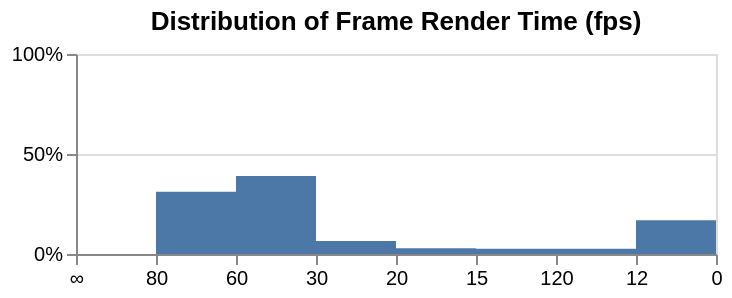

Specify this chart in Vega-Lite:
### Vega specification from a JSON file in a GitHub repository (floating-point values rounded to 4 significant figures)
{"$schema": "https://vega.github.io/schema/vega/v6.json", "description": "A histogram for a data source that provides non-linear bins. Thanks to [@Saba9](https://github.com/Saba9) who helps create this example.", "background": "white", "padding": 5, "height": 100, "title": {"text": "Distribution of Frame Render Time (fps)", "frame": "group"}, "style": "cell", "data": [{"name": "source_0", "values": [{"startTime": "0", "endTime": "8.33", "residency": 0}, {"startTime": "8.33", "endTime": "12.50", "residency": 0}, {"startTime": "12.50", "endTime": "16.67", "residency": 31.17}, {"startTime": "16.67", "endTime": "33.33", "residency": 38.96}, {"startTime": "33.33", "endTime": "50.00", "residency": 6.49}, {"startTime": "50.00", "endTime": "66.67", "residency": 2.9}, {"startTime": "66.67", "endTime": "83.33", "residency": 2.6}, {"startTime": "83.33", "endTime": "∞", "residency": 16.88}]}, {"name": "data_0", "source": "source_0", "transform": [{"type": "stack", "groupby": ["startTime"], "field": "residency", "sort": {"field": [], "order": []}, "as": ["residency_start", "residency_end"], "offset": "zero"}, {"type": "filter", "expr": "isValid(datum[\"residency\"]) && isFinite(+datum[\"residency\"])"}]}], "signals": [{"name": "x_step", "value": 40}, {"name": "width", "update": "bandspace(domain('x').length, 1, 0) * x_step"}], "marks": [{"name": "marks", "type": "rect", "style": ["bar"], "from": {"data": "data_0"}, "encode": {"update": {"fill": {"value": "#4c78a8"}, "ariaRoleDescription": {"value": "bar"}, "description": {"signal": "\"startTime: \" + (isValid(datum[\"startTime\"]) ? isArray(datum[\"startTime\"]) ? join(datum[\"startTime\"], ' ') : datum[\"startTime\"] : \"\"+datum[\"startTime\"]) + \"; residency: \" + (format(datum[\"residency\"], \"\")) + \"; endTime: \" + (isValid(datum[\"endTime\"]) ? isArray(datum[\"endTime\"]) ? join(datum[\"endTime\"], ' ') : datum[\"endTime\"] : \"\"+datum[\"endTime\"])"}, "x": {"scale": "x", "field": "startTime"}, "x2": {"scale": "x", "field": "endTime"}, "y": {"scale": "y", "field": "residency_end"}, "y2": {"scale": "y", "field": "residency_start"}, "cornerRadiusTopLeft": [{"test": "scale(\"y\", datum[\"residency_end\"]) < scale(\"y\", datum[\"residency_start\"])", "value": 0}, {"value": 0}], "cornerRadiusTopRight": [{"test": "scale(\"y\", datum[\"residency_end\"]) < scale(\"y\", datum[\"residency_start\"])", "value": 0}, {"value": 0}], "cornerRadiusBottomLeft": [{"test": "scale(\"y\", datum[\"residency_end\"]) > scale(\"y\", datum[\"residency_start\"])", "value": 0}, {"value": 0}], "cornerRadiusBottomRight": [{"test": "scale(\"y\", datum[\"residency_end\"]) > scale(\"y\", datum[\"residency_start\"])", "value": 0}, {"value": 0}]}}}], "scales": [{"name": "x", "type": "point", "domain": {"data": "data_0", "fields": ["startTime", "endTime"], "sort": true}, "range": {"step": {"signal": "x_step"}}, "padding": 0}, {"name": "y", "type": "linear", "domain": [0, 100], "range": [{"signal": "height"}, 0], "zero": true}], "axes": [{"scale": "y", "orient": "left", "gridScale": "x", "grid": true, "tickCount": {"signal": "ceil(height/40)"}, "domain": false, "labels": false, "aria": false, "maxExtent": 0, "minExtent": 0, "ticks": false, "zindex": 0}, {"scale": "x", "orient": "bottom", "grid": false, "labelAngle": 0, "labelBaseline": "top", "encode": {"labels": {"update": {"text": {"signal": "datum.value === '∞' ? '0' : format(1000/datum.value, 'd')"}}}}, "zindex": 0}, {"scale": "y", "orient": "left", "grid": false, "labelOverlap": true, "tickCount": {"signal": "ceil(height/40)"}, "encode": {"labels": {"update": {"text": {"signal": "datum.label + '%'"}}}}, "zindex": 0}]}
